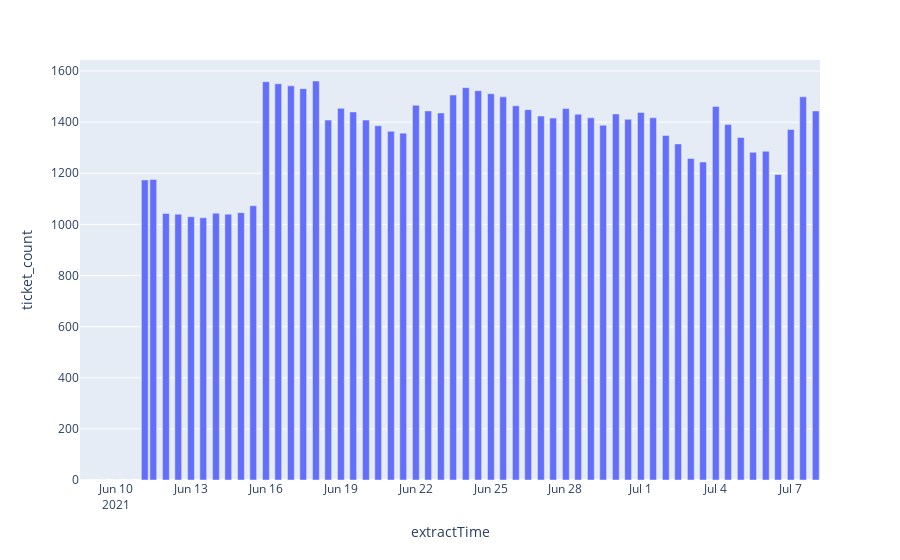

Notebook source saved alongside this figure:
### Code cell
px.bar(gm2, x = "extractTime", y = "ticket_count")
